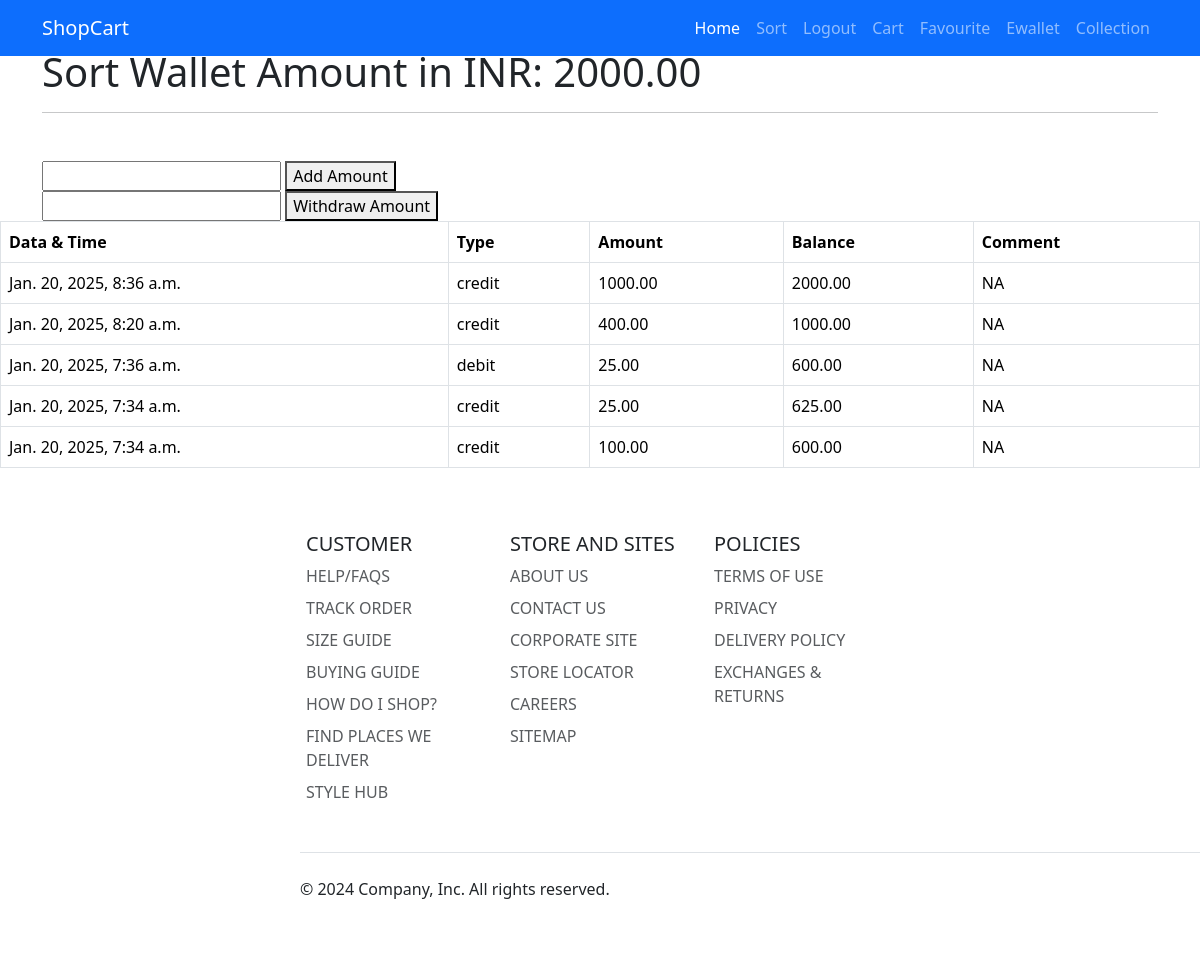
Page /ewallet (signed in) on the earlier database version.
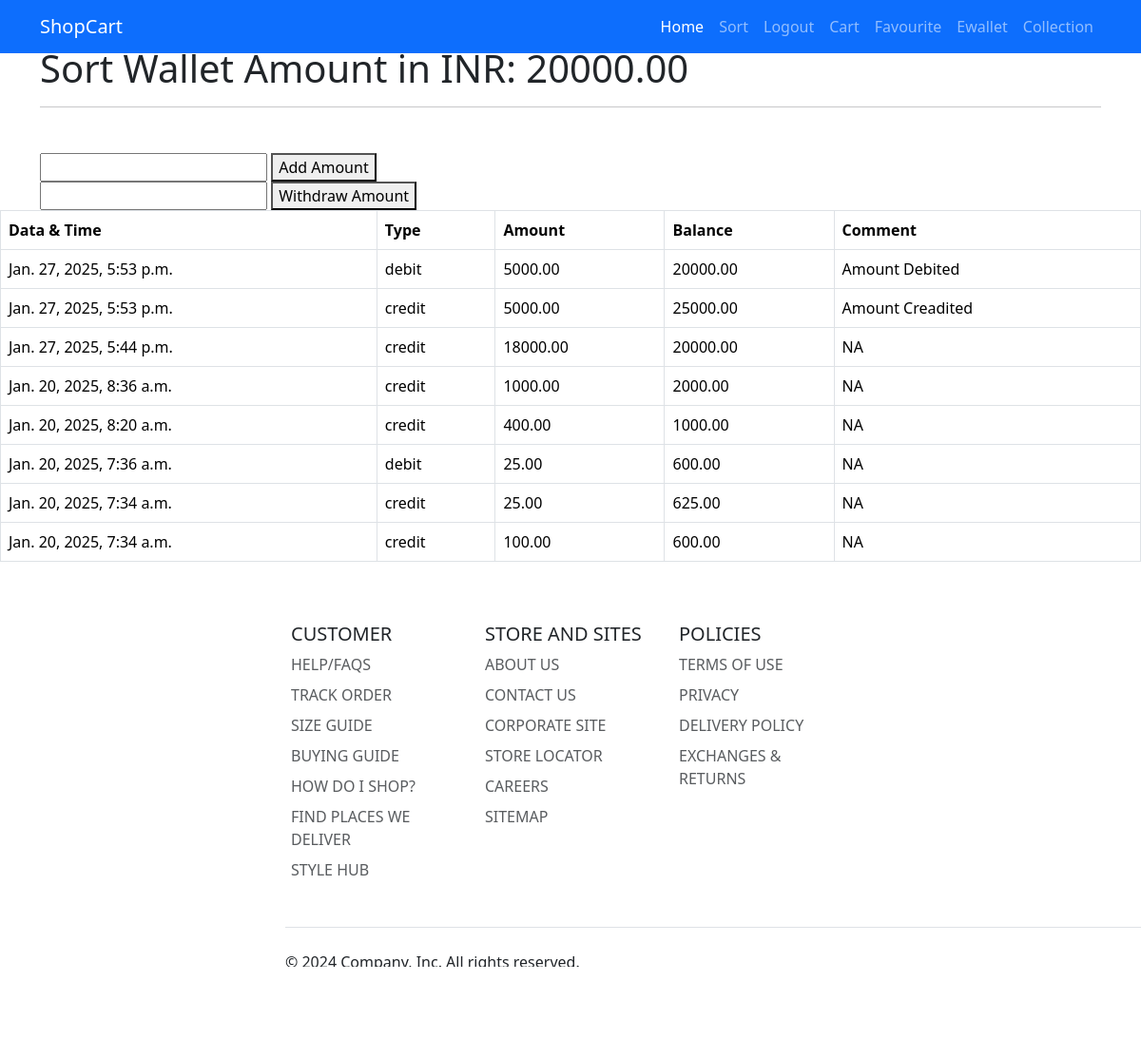
Same page on the later database version.
### shop/models.py (models this page shows, shortened)
class UserProfile(models.Model):
    user = models.OneToOneField(User, on_delete=models.CASCADE)
    ewallet_amount = models.DecimalField(max_digits=10, decimal_places=2, default=0.00)

class WalletTransaction(models.Model):
    TRANSACTION_TYPES = [
        ('credit', 'Credit'),
        ('debit', 'Debit'),
    ]
    user = models.ForeignKey(User,on_delete=models.CASCADE)
    date = models.DateTimeField(auto_now_add=True)  # Timestamp of the transaction
    type = models.CharField(max_length=10, choices=TRANSACTION_TYPES)  # Transaction type (credit or debit)
    amount = models.DecimalField(max_digits=10, decimal_places=2)  # Amount of money for the transaction
    balance = models.DecimalField(max_digits=10, decimal_places=2)  # Current balance after transaction
    comment = models.CharField(max_length=100,default="NA")

### shop/views.py (the view)
# urls.py: path('ewallet', views.ewallet,name='ewallet'),
def ewallet(request):
    if request.user.is_authenticated:
        profile = UserProfile.objects.get(user = request.user)
        inr = profile.ewallet_amount
        wallet_history = [{"date":time(),'type':'credit','amount':100,'balance':inr},
                          {"date":time(),'type':'debit','amount':200,'balance':inr}]
        wallet_history = WalletTransaction.objects.filter(user = request.user).order_by('-date')
        return render(request,'ewallet.html',{'inr':inr,'wallet_history' : wallet_history})
    else:
        return redirect('/')

### shop/templates/ewallet.html (shortened to what this page needs)
{% extends 'layouts/layout.html' %}
{% block content %}
<div class="container my-5">
    <h1>{{request.user}} Wallet Amount in INR: {{inr}}</h1>
    <hr>
</div>
<div class="container">
    <input type="number" name="amount" id="amount-input">
    <button id="add-amount-btn">Add Amount</button>
</div>
<div class="container">
    <input type="number" name="amount" id="withdraw-amount-input">
    <button id="withdraw-amount-btn">Withdraw Amount</button>
</div>
<table class="table table-bordered">
    <thead>
        <th>Data & Time</th>
        <th>Type</th>
        <th>Amount</th>
        <th>Balance</th>
        <th>Comment</th>
    </thead>
    <tbody>
    {% for i in wallet_history %}
    <tr><td>{{i.date}}</td>
    <td>{{i.type}}</td>
    <td>{{i.amount}}</td>
    <td>{{i.balance}}</td>
    <td>{{i.comment}}</td>
    </tr>
    {% endfor %}
</tbody>
</table>
{% endblock content %}

### shop/templates/layouts/layout.html (shortened to what this page needs)
{% load static %}
<!doctype html>
<html lang="en">
  <head>
    <link href="https://cdn.jsdelivr.net/npm/bootstrap@5.3.3/dist/css/bootstrap.min.css" rel="stylesheet">
    <link rel="stylesheet" href="{% static 'css/style.css' %}">
    <link href="https://maxcdn.bootstrapcdn.com/font-awesome/4.2.0/css/font-awesome.min.css" rel="stylesheet">
  </head>
  <body>
    {% include 'inc/navbar.html' %}
    {% block content %}
    {% endblock content %}
  </body>
  {% include 'inc/footer.html' %}
</html>

### shop/templates/inc/navbar.html (shortened to what this page needs)
<nav  style="color: white; background-color: cyan;" class="navbar navbar-expand-lg navbar-dark bg-primary fixed-top" >
    <div class="container">
      <a class="navbar-brand" href="{% url 'home' %}">ShopCart</a>
      <div class="collapse navbar-collapse" id="navbarSupportedContent">
        <ul class="navbar-nav ms-auto mb-2 mb-lg-0">
          <li class="nav-item">
            <a class="nav-link active" aria-current="page" href="{% url 'home' %}">Home</a>
          </li>
          {% if request.user.is_authenticated %}
          <li class="nav-item">
            <a class="nav-link" href="#">{{request.user}}</a>
          </li>
          <li class="nav-item">
            <a class="nav-link" href="{% url 'logout' %}">Logout</a>
          </li>
          <li class="nav-item">
            <a class="nav-link" href="{% url 'cart' %}">Cart</a>
          </li>
          <li class="nav-item">
            <a class="nav-link" href="{% url 'favorite' %}">Favourite</a>
          </li>
          <li class="nav-item">
            <a class="nav-link" href="{% url 'ewallet' %}">Ewallet</a>
          </li>
          {% endif %}
          <li class="nav-item">
            <a class="nav-link" href="{% url 'collection' %}">Collection</a>
          </li>
        </ul>
      </div>
    </div>
  </nav>

### shop/templates/inc/footer.html
<footer class="px-10 py-5">
    <div class="row">
      <div class="col-6 col-md-2 mb-3" style="margin-left: 25%;">
        <h5>CUSTOMER</h5>
        <ul class="nav flex-column">
          <li class="nav-item mb-2"><a href="#" class="nav-link p-0 text-muted">HELP/FAQS</a></li>
          <li class="nav-item mb-2"><a href="#" class="nav-link p-0 text-muted">TRACK ORDER</a></li>
          <li class="nav-item mb-2"><a href="#" class="nav-link p-0 text-muted">SIZE GUIDE</a></li>
          <li class="nav-item mb-2"><a href="#" class="nav-link p-0 text-muted">BUYING GUIDE</a></li>
          <li class="nav-item mb-2"><a href="#" class="nav-link p-0 text-muted">HOW DO I SHOP?</a></li>
          <li class="nav-item mb-2"><a href="#" class="nav-link p-0 text-muted">FIND PLACES WE DELIVER</a></li>
          <li class="nav-item mb-2"><a href="#" class="nav-link p-0 text-muted">STYLE HUB</a></li>
        </ul>
      </div>
      <div class="col-6 col-md-2 mb-3">
        <h5>STORE AND SITES</h5>
        <ul class="nav flex-column">
          <li class="nav-item mb-2"><a href="#" class="nav-link p-0 text-muted">ABOUT US</a></li>
          <li class="nav-item mb-2"><a href="#" class="nav-link p-0 text-muted">CONTACT US</a></li>
          <li class="nav-item mb-2"><a href="#" class="nav-link p-0 text-muted">CORPORATE SITE</a></li>
          <li class="nav-item mb-2"><a href="#" class="nav-link p-0 text-muted">STORE LOCATOR</a></li>
          <li class="nav-item mb-2"><a href="#" class="nav-link p-0 text-muted">CAREERS</a></li>
          <li class="nav-item mb-2"><a href="#" class="nav-link p-0 text-muted">SITEMAP</a></li>
        </ul>
      </div>
      <div class="col-6 col-md-2 mb-3">
        <h5>POLICIES</h5>
        <ul class="nav flex-column">
          <li class="nav-item mb-2"><a href="#" class="nav-link p-0 text-muted">TERMS OF USE</a></li>
          <li class="nav-item mb-2"><a href="#" class="nav-link p-0 text-muted">PRIVACY</a></li>
          <li class="nav-item mb-2"><a href="#" class="nav-link p-0 text-muted">DELIVERY POLICY</a></li>
          <li class="nav-item mb-2"><a href="#" class="nav-link p-0 text-muted">EXCHANGES & RETURNS</a></li>
        </ul>
      </div>
    </div>
    <div class="d-flex flex-column flex-sm-row justify-content-between py-4 my-4 border-top" style="margin-left: 25%;">
      <p>© 2024 Company, Inc. All rights reserved.</p>
      <ul class="list-unstyled d-flex">
        <li class="ms-3"><a class="link-dark" href="#"><svg class="bi" width="24" height="24"><use xlink:href="#twitter"></use></svg></a></li>
        <li class="ms-3"><a class="link-dark" href="#"><svg class="bi" width="24" height="24"><use xlink:href="#instagram"></use></svg></a></li>
        <li class="ms-3"><a class="link-dark" href="#"><svg class="bi" width="24" height="24"><use xlink:href="#facebook"></use></svg></a></li>
      </ul>
    </div>
  </footer>

Differences in the rows shown:
changed UserProfile: ewallet_amount "2000.00" → "20000.00"
added WalletTransaction: date "Jan. 27, 2025, 5:53 p.m.", type "debit", amount "5000.00", balance "20000.00", comment "Amount Debited"
added WalletTransaction: date "Jan. 27, 2025, 5:53 p.m.", type "credit", amount "5000.00", balance "25000.00", comment "Amount Creadited"
added WalletTransaction: date "Jan. 27, 2025, 5:44 p.m.", type "credit", amount "18000.00", balance "20000.00", comment "NA"
